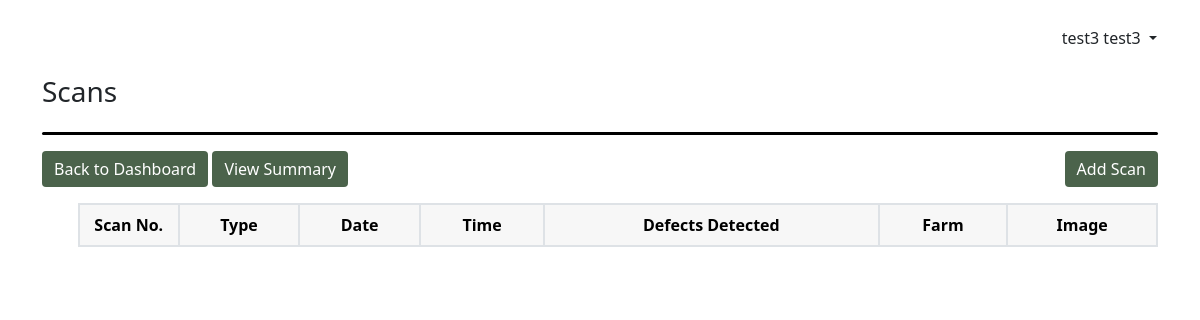
Page /dashboard/view/54/camera test/ (signed in) on the earlier database version.
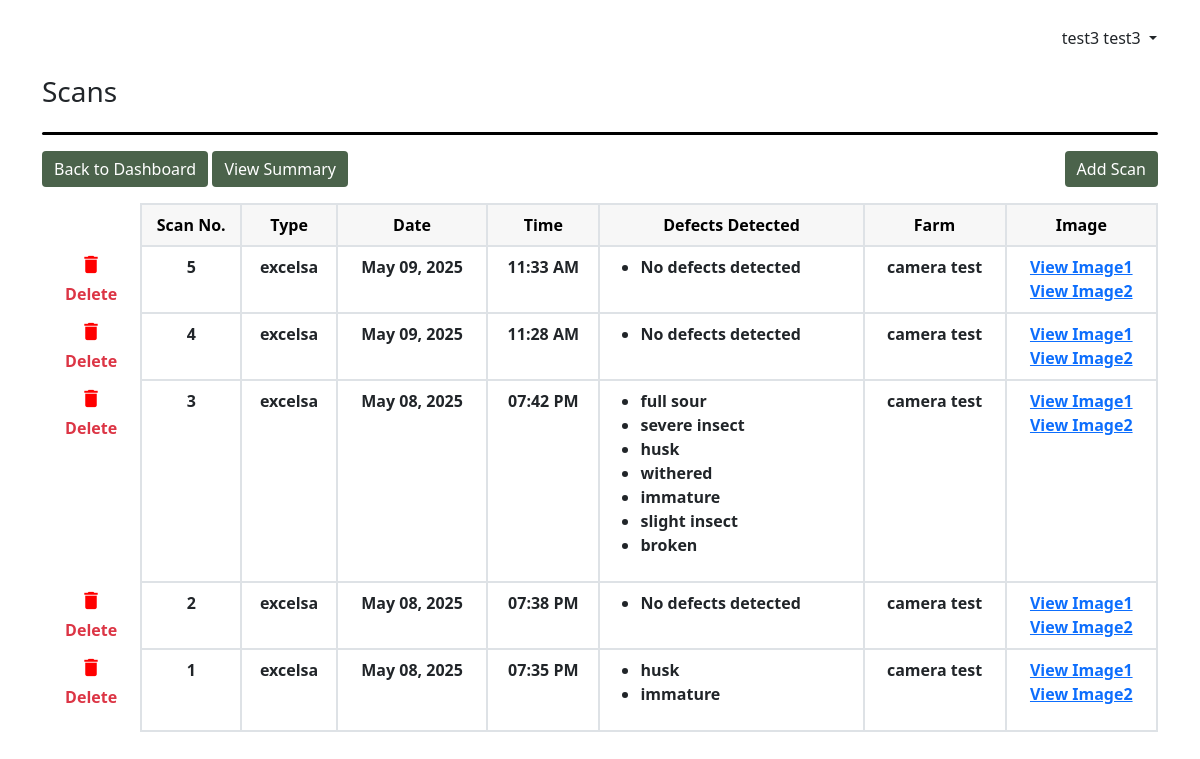
Same page on the later database version.
### apps/dashboard/models.py (models this page shows, shortened)
class DefectsDetected(models.Model):
    id = models.AutoField(primary_key=True)
    scan_number = models.IntegerField(null=False)
    date_scanned = models.DateTimeField(default=now)
    defects_detected = models.JSONField(max_length=50)
    scanned_image = models.CharField(max_length=255)
    scanned_image2 = models.CharField(max_length=255, null=True)
    batch = models.ForeignKey(BatchSession, on_delete=models.CASCADE)

class BatchSession(models.Model):
    batch_id = models.AutoField(primary_key=True)
    title = models.CharField(max_length=255, null=False)
    date_created = models.DateTimeField(default=now)
    bean_type = models.CharField(max_length=50)
    farm = models.CharField(max_length=255)
    user = models.ForeignKey(User, on_delete=models.CASCADE)

### apps/dashboard/views.py (the view)
# urls.py: path('dashboard/view/<int:batch_id>/<str:title>/', views.ScanListView.as_view(), name="view_scans"),
class ScanListView(LoginRequiredMixin, ListView):
    model = DefectsDetected
    template_name = "dashboard/scans_view.html"
    paginate_by = 5
    def get_context_data(self, **kwargs):
        context = super().get_context_data(**kwargs)
        batchSession = BatchSession.objects.get(batch_id=self.kwargs["batch_id"])
        context["objects"] = batchSession
        page_obj = context['page_obj']
        paginator = page_obj.paginator
        start_index = max(1, page_obj.number - 2)
        end_index = min(paginator.num_pages + 1, page_obj.number + 3)
        context['page_range'] = range(start_index, end_index)
        return context
    def get_queryset(self):
        all_defects = DefectsDetected.objects.filter(batch_id=self.kwargs["batch_id"]).order_by("-scan_number")
        self.queryset = all_defects
        return super().get_queryset()

### apps/dashboard/templates/dashboard/scans_view.html (shortened to what this page needs)
{% extends "layout.html" %}
{% load static %}
{% block head_content %}
<div class="d-inline-flex align-items-end gap-3">
  <h3>Scans</h3>
</div>
<div class="my-3"
  style="
    width: 100%;
    height: 3px;
    background-color: black;
    border-radius: 20px;
  "></div>
{% endblock head_content %}
{% block content %}
<div class="container-fluid m-0 p-0">
  <div class="d-flex justify-content-between">
    <div>
        <a href=" {% url "dashboard" %} " class="text-decoration-none">
        <button class="btn btn-success mb-3">Back to Dashboard</button>
      </a>
      <a href="{% url 'view_summary' objects.batch_id objects.title %}"
        class="text-decoration-none">
        <button class="btn btn-success mb-3">View Summary</button>
      </a>
    </div>
    <a href="{% url "scan_option" objects.batch_id objects.title %}"
      class="text-decoration-none">
      <button class="btn btn-success mb-3">Add Scan</button>
    </a>
  </div>
  <div class="overflow-auto">
    <table
      class="table flex-wrap text-wrap custom-bordered table-data text-center ">
      <thead>
        <tr class="text-black">
          <th scope="col"></th>
          <th scope="col" style="width: 100px">Scan No.</th>
          <th scope="col">Type</th>
          <th scope="col">Date</th>
          <th scope="col">Time</th>
          <th scope="col" style="min-width: 150px">Defects Detected</th>
          <th scope="col">Farm</th>
          <th scope="col">Image</th>
        </tr>
      </thead>
      <tbody style="border-top: 0" id="scan_body_container">
        {% for defect in object_list %}
        <tr class="" id="scan_number_{{ defect.id }}">
          <td class="text-center p-0">
            <div
              class="btn button-show"
              type="button"
              data-bs-toggle="modal"
              data-bs-target="#modal"
              id="liveToastBtn"
              hx-get="{% url 'delete_view_scans' defect.id %}"
              hx-swap="innerHTML"
              hx-target="#swapelement"
              >
              <i class="material-icons" style="font-size: 23px; color: red"
                >delete</i
              >
              <div class="text-danger fw-bold">Delete</div>
            </div>
          </td>
          <td>{{ defect.scan_number}}</td>
          <td>{{ defect.batch.bean_type }}</td>
          <td>{{ defect.date_scanned|date:"F d, Y " }}</td>
          <td>{{ defect.date_scanned|date:"h:i A" }}</td>
          <td>
            <ul class="text-start">
              {% for each_defects_detected in defect.defects_detected %}
              <li>
                {% if each_defects_detected == "none" %}
                No defects detected
                {% else%}
                {{ each_defects_detected }}
                {% endif %}
              </li>
              {% endfor %}
            </ul>
          </td>
          <td>{{ defect.batch.farm }}</td>
          <td>
            <a
              target="_blank"
              href="{% static 'final_detected_images/' %}{{ defect.scanned_image }}"
              >View Image1</a>
              <br>
            <a
              target="_blank"
              href="{% static 'final_detected_images/' %}{{ defect.scanned_image2 }}"
              >View Image2</a>
          </td>
        </tr>
        {% endfor %}
      </tbody>
    </table>
  </div>
</div>
{% endblock content %}

### apps/templates/layout.html (shortened to what this page needs)
{% load static %}
<!DOCTYPE html>
<html lang="en">
  <head>
    <link href="https://cdn.jsdelivr.net/npm/bootstrap@5.1.3/dist/css/bootstrap.min.css" rel="stylesheet" />
    <link href="{% static 'style.css' %}?v={{ current_time }}" rel="stylesheet"/>
  </head>
  <body>
    <div class="container-md mb-3">
      <div>
        <div class="title row flex-column-reverse flex-sm-row m-0">
          <h3 class="col my-4 p-0">
          </h3>
          <div class="col col-sm-3 my-4 col-md-3 text-sm-center text-md-end p-0">
            <div
              class="dropdown-toggle btn p-0"
              data-bs-toggle="dropdown"
              aria-expanded="false">
              {{ request.user.first_name }} {{ request.user.last_name }}
            </div>
          </div>
        </div>
        {% block head_content %} {% endblock head_content %}
      </div>
      {% block content %} {% endblock content %}
    </div>
  </body>
</html>

### static/style.css (style rules this page uses)
:root { --main-green-theme: rgb(75, 99, 75); }
.title > h3 { font-size: 2em; font-family: "Oswald", sans-serif; font-optical-sizing: auto; font-style: normal; color: rgb(75, 99, 75); }
.btn-success { background-color: var(--main-green-theme); border: none; }
thead { color: grey; }
.table-data th, .table-summary th { background-color: rgba(128, 128, 128, 0.062); vertical-align: middle; }
.table-data th:first-child { background-color: transparent; }
.table-data td { font-weight: 600; }
table.custom-bordered td, table.custom-bordered th, table.table-summary td, table.table-summary th { border: 2px solid #dee2e6; }
table.custom-bordered th:first-child, table.custom-bordered td:first-child { border: none; }
@media screen and (min-width: 576px) { .title > h3 { font-size: 3em; } }
@media screen and (min-width: 768px) { .title > h3 { font-size: 4em; } }

Differences in the rows shown:
added DefectsDetected: scan_number "5", batch.bean_type "excelsa", date_scanned "May 09, 2025", date_scanned "11:33 AM", batch.farm "camera test"
added DefectsDetected: scan_number "4", batch.bean_type "excelsa", date_scanned "May 09, 2025", date_scanned "11:28 AM", batch.farm "camera test"
added DefectsDetected: scan_number "3", batch.bean_type "excelsa", date_scanned "May 08, 2025", date_scanned "07:42 PM", defects_detected "full sour" "severe insect" "husk" "withered" "immature" "slight insect" "broken", batch.farm "camera test"
added DefectsDetected: scan_number "2", batch.bean_type "excelsa", date_scanned "May 08, 2025", date_scanned "07:38 PM", batch.farm "camera test"
added DefectsDetected: scan_number "1", batch.bean_type "excelsa", date_scanned "May 08, 2025", date_scanned "07:35 PM", defects_detected "husk" "immature", batch.farm "camera test"
